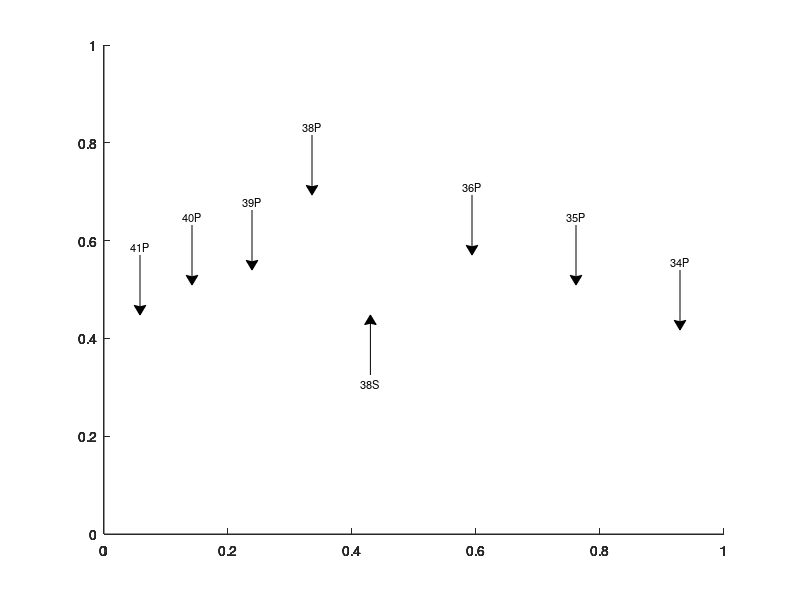

This chart was generated by the following MATLAB code:
arrowX = [.175 .175];
arrowY = [0.575 0.475];
ArrowHan = annotation('textarrow',arrowX,arrowY);
set(ArrowHan,...
    'String','41P',...
    'FontSize',8,...
    'HeadStyle', 'vback1',...
    'HeadLength', 5,...
    'HeadWidth', 6)

arrowX = [.24 .24];
arrowY = [0.625 0.525];
ArrowHan = annotation('textarrow',arrowX,arrowY);
set(ArrowHan,...
    'String','40P',...
    'FontSize',8,...
    'HeadStyle', 'vback1',...
    'HeadLength', 5,...
    'HeadWidth', 6)

arrowX = [0.315 0.315];
arrowY = [0.65 0.55];
ArrowHan = annotation('textarrow',arrowX,arrowY);
set(ArrowHan,...
    'String','39P',...
    'FontSize',8,...
    'HeadStyle', 'vback1',...
    'HeadLength', 5,...
    'HeadWidth', 6)

arrowX = [0.39 0.39];
arrowY = [0.775 0.675];
ArrowHan = annotation('textarrow',arrowX,arrowY);
set(ArrowHan,...
    'String','38P',...
    'FontSize',8,...
    'HeadStyle', 'vback1',...
    'HeadLength', 5,...
    'HeadWidth', 6)

arrowX = [.463 .463];
arrowY = [.375 .475];
ArrowHan = annotation('textarrow',arrowX,arrowY);
set(ArrowHan,...
    'String','38S',...
    'FontSize',8,...
    'HeadStyle', 'vback1',...
    'HeadLength', 5,...
    'HeadWidth', 6)

arrowX = [.59 .59];
arrowY = [.675 .575];
ArrowHan = annotation('textarrow',arrowX,arrowY);
set(ArrowHan,...
    'String','36P',...
    'FontSize',8,...
    'HeadStyle', 'vback1',...
    'HeadLength', 5,...
    'HeadWidth', 6)

arrowX = [.72 .72];
arrowY = [.625 .525];
ArrowHan = annotation('textarrow',arrowX,arrowY);
set(ArrowHan,...
    'String','35P',...
    'FontSize',8,...
    'HeadStyle', 'vback1',...
    'HeadLength', 5,...
    'HeadWidth', 6)

arrowX = [.85 .85];
arrowY = [.55 .45];
ArrowHan = annotation('textarrow',arrowX,arrowY);
set(ArrowHan,...
    'String','34P',...
    'FontSize',8,...
    'HeadStyle', 'vback1',...
    'HeadLength', 5,...
    'HeadWidth', 6)